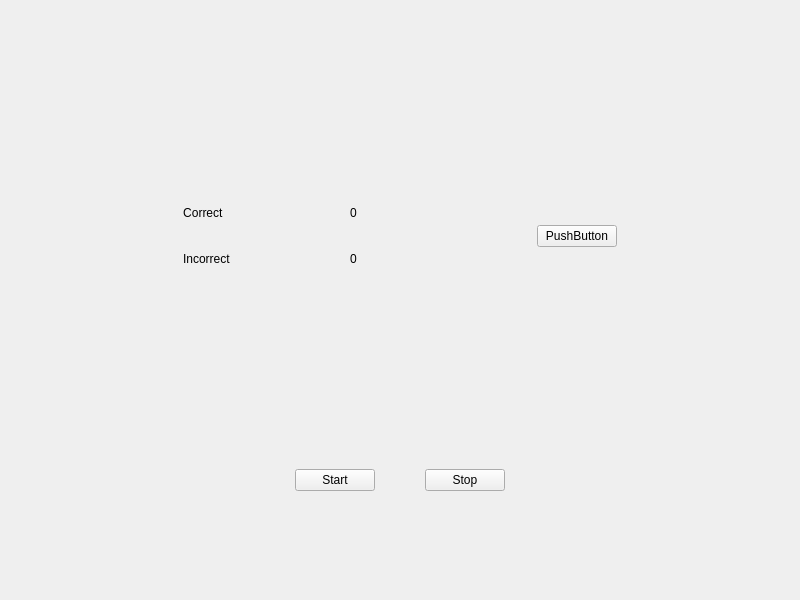
<?xml version="1.0" encoding="UTF-8"?>
<ui version="4.0">
 <class>MainWindow</class>
 <widget class="QMainWindow" name="MainWindow">
  <property name="geometry">
   <rect>
    <x>0</x>
    <y>0</y>
    <width>800</width>
    <height>600</height>
   </rect>
  </property>
  <widget class="QWidget" name="centralwidget">
   <layout class="QVBoxLayout" name="verticalLayout_2">
    <item>
     <layout class="QVBoxLayout" name="verticalLayout">
      <item>
       <layout class="QHBoxLayout" name="horizontalLayout">
        <property name="sizeConstraint">
         <enum>QLayout::SetDefaultConstraint</enum>
        </property>
        <item>
         <spacer name="horizontalSpacer_2">
          <property name="orientation">
           <enum>Qt::Horizontal</enum>
          </property>
          <property name="sizeHint" stdset="0">
           <size>
            <width>40</width>
            <height>20</height>
           </size>
          </property>
         </spacer>
        </item>
        <item>
         <layout class="QVBoxLayout" name="verticalLayout_3">
          <item>
           <spacer name="verticalSpacer_2">
            <property name="orientation">
             <enum>Qt::Vertical</enum>
            </property>
            <property name="sizeHint" stdset="0">
             <size>
              <width>20</width>
              <height>40</height>
             </size>
            </property>
           </spacer>
          </item>
          <item>
           <layout class="QHBoxLayout" name="horizontalLayout_3">
            <item>
             <widget class="QLabel" name="correct_label_">
              <property name="text">
               <string>Correct </string>
              </property>
              <property name="alignment">
               <set>Qt::AlignCenter</set>
              </property>
             </widget>
            </item>
            <item>
             <spacer name="horizontalSpacer_6">
              <property name="orientation">
               <enum>Qt::Horizontal</enum>
              </property>
              <property name="sizeHint" stdset="0">
               <size>
                <width>40</width>
                <height>20</height>
               </size>
              </property>
             </spacer>
            </item>
            <item>
             <widget class="QLabel" name="correct_counter_">
              <property name="text">
               <string>0</string>
              </property>
             </widget>
            </item>
           </layout>
          </item>
          <item>
           <spacer name="verticalSpacer_4">
            <property name="orientation">
             <enum>Qt::Vertical</enum>
            </property>
            <property name="sizeType">
             <enum>QSizePolicy::Fixed</enum>
            </property>
            <property name="sizeHint" stdset="0">
             <size>
              <width>20</width>
              <height>20</height>
             </size>
            </property>
           </spacer>
          </item>
          <item>
           <layout class="QHBoxLayout" name="horizontalLayout_4">
            <item>
             <widget class="QLabel" name="incorrect_label_">
              <property name="text">
               <string>Incorrect </string>
              </property>
              <property name="alignment">
               <set>Qt::AlignCenter</set>
              </property>
             </widget>
            </item>
            <item>
             <spacer name="horizontalSpacer_7">
              <property name="orientation">
               <enum>Qt::Horizontal</enum>
              </property>
              <property name="sizeHint" stdset="0">
               <size>
                <width>40</width>
                <height>20</height>
               </size>
              </property>
             </spacer>
            </item>
            <item>
             <widget class="QLabel" name="incorrect_counter_">
              <property name="text">
               <string>0</string>
              </property>
             </widget>
            </item>
           </layout>
          </item>
          <item>
           <spacer name="verticalSpacer_3">
            <property name="orientation">
             <enum>Qt::Vertical</enum>
            </property>
            <property name="sizeHint" stdset="0">
             <size>
              <width>20</width>
              <height>40</height>
             </size>
            </property>
           </spacer>
          </item>
         </layout>
        </item>
        <item>
         <spacer name="horizontalSpacer">
          <property name="orientation">
           <enum>Qt::Horizontal</enum>
          </property>
          <property name="sizeType">
           <enum>QSizePolicy::Expanding</enum>
          </property>
          <property name="sizeHint" stdset="0">
           <size>
            <width>40</width>
            <height>20</height>
           </size>
          </property>
         </spacer>
        </item>
        <item>
         <widget class="QPushButton" name="number_button_">
          <property name="text">
           <string>PushButton</string>
          </property>
         </widget>
        </item>
        <item>
         <spacer name="horizontalSpacer_3">
          <property name="orientation">
           <enum>Qt::Horizontal</enum>
          </property>
          <property name="sizeHint" stdset="0">
           <size>
            <width>40</width>
            <height>20</height>
           </size>
          </property>
         </spacer>
        </item>
       </layout>
      </item>
     </layout>
    </item>
    <item>
     <layout class="QHBoxLayout" name="horizontalLayout_2">
      <property name="spacing">
       <number>50</number>
      </property>
      <item>
       <spacer name="horizontalSpacer_4">
        <property name="orientation">
         <enum>Qt::Horizontal</enum>
        </property>
        <property name="sizeHint" stdset="0">
         <size>
          <width>40</width>
          <height>20</height>
         </size>
        </property>
       </spacer>
      </item>
      <item>
       <widget class="QPushButton" name="start_button_">
        <property name="text">
         <string>Start</string>
        </property>
       </widget>
      </item>
      <item>
       <widget class="QPushButton" name="stop_button_">
        <property name="text">
         <string>Stop</string>
        </property>
       </widget>
      </item>
      <item>
       <spacer name="horizontalSpacer_5">
        <property name="orientation">
         <enum>Qt::Horizontal</enum>
        </property>
        <property name="sizeHint" stdset="0">
         <size>
          <width>40</width>
          <height>20</height>
         </size>
        </property>
       </spacer>
      </item>
     </layout>
    </item>
    <item>
     <spacer name="verticalSpacer">
      <property name="orientation">
       <enum>Qt::Vertical</enum>
      </property>
      <property name="sizeType">
       <enum>QSizePolicy::Fixed</enum>
      </property>
      <property name="sizeHint" stdset="0">
       <size>
        <width>20</width>
        <height>100</height>
       </size>
      </property>
     </spacer>
    </item>
   </layout>
  </widget>
  <widget class="QMenuBar" name="menubar">
   <property name="geometry">
    <rect>
     <x>0</x>
     <y>0</y>
     <width>800</width>
     <height>26</height>
    </rect>
   </property>
  </widget>
 </widget>
 <resources/>
 <connections/>
</ui>
